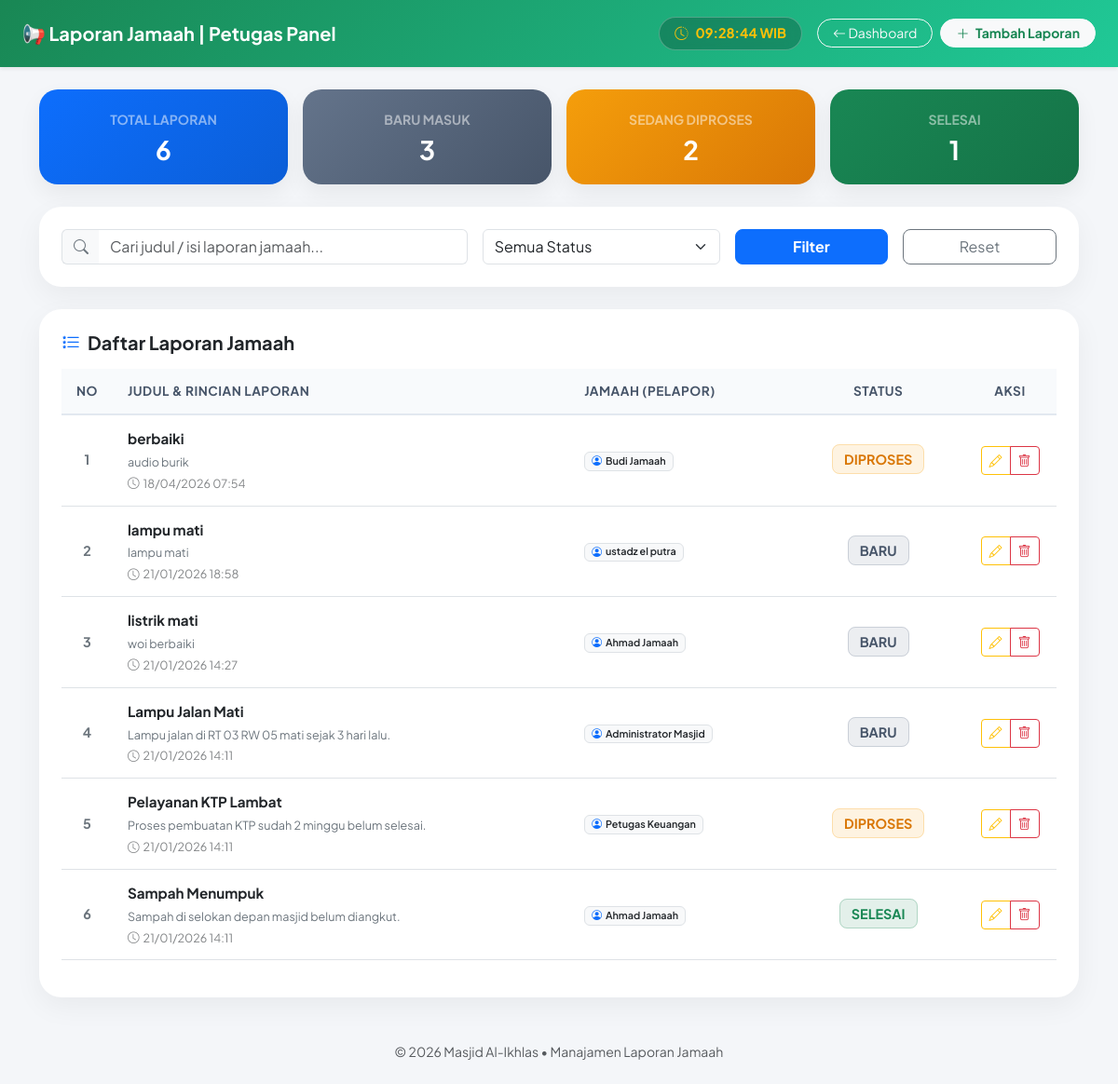
The app's page /petugas/laporan_jamaah.php (signed in) with its own data.
### tables this page shows
CREATE TABLE `laporan` (
  `id` int(11) NOT NULL,
  `id_user` int(11) NOT NULL,
  `judul` varchar(150) NOT NULL,
  `isi` text NOT NULL,
  `status` enum('baru','diproses','selesai') DEFAULT 'baru',
  `tanggal` datetime DEFAULT CURRENT_TIMESTAMP
);

CREATE TABLE `users` (
  `id` int(11) NOT NULL,
  `nama` varchar(100) NOT NULL,
  `username` varchar(50) NOT NULL,
  `password` varchar(255) NOT NULL,
  `role` enum('admin','petugas','pengunjung') NOT NULL
);

### petugas/laporan_jamaah.php (the view, shortened to what this page needs)
<?php
include "../config/koneksi.php";
$cari   = $_GET['cari'] ?? '';
$where = "WHERE 1=1";
$data = mysqli_query($koneksi,"
SELECT laporan.*, users.nama
FROM laporan
LEFT JOIN users ON laporan.id_user=users.id
$where
ORDER BY tanggal DESC
");
$total  = mysqli_fetch_assoc(mysqli_query($koneksi,"SELECT COUNT(*) t FROM laporan"))['t'];
$baru   = mysqli_fetch_assoc(mysqli_query($koneksi,"SELECT COUNT(*) t FROM laporan WHERE status='baru'"))['t'];
$proses = mysqli_fetch_assoc(mysqli_query($koneksi,"SELECT COUNT(*) t FROM laporan WHERE status='diproses'"))['t'];
$selesai= mysqli_fetch_assoc(mysqli_query($koneksi,"SELECT COUNT(*) t FROM laporan WHERE status='selesai'"))['t'];
?>
<!DOCTYPE html>
<html lang="id">
<head>
    <link href="https://cdn.jsdelivr.net/npm/bootstrap@5.3.3/dist/css/bootstrap.min.css" rel="stylesheet">
    <link href="https://cdn.jsdelivr.net/npm/bootstrap-icons@1.11.3/font/bootstrap-icons.css" rel="stylesheet">
</head>
<body>
    <nav class="navbar navbar-dark navbar-custom shadow-sm py-3">
        <div class="container-fluid px-4">
            <span class="navbar-brand fw-bold fs-5 d-flex align-items-center gap-2">
                📢 Laporan Jamaah | Petugas Panel
            </span>
            <div class="text-white d-flex align-items-center gap-2 flex-wrap justify-content-end">
                <div class="clock-badge d-flex align-items-center gap-2 me-2">
                    <i class="bi bi-clock-history text-warning"></i>
                    <span id="petugasClock" class="text-warning">--:--:-- WIB</span>
                </div>
                <a href="index.php" class="btn btn-outline-light btn-sm rounded-pill px-3">
                    <i class="bi bi-arrow-left"></i> Dashboard
                </a>
                <button class="btn btn-light text-success btn-sm rounded-pill px-3 fw-bold" data-bs-toggle="modal" data-bs-target="#tambah">
                    <i class="bi bi-plus-lg me-1"></i> Tambah Laporan
                </button>
            </div>
        </div>
    </nav>
    <div class="container py-4">
        <div class="row g-3 mb-4">
            <div class="col-6 col-md-3">
                <div class="stat-card stat-blue">
                    <small class="text-white-50 fw-bold">TOTAL LAPORAN</small>
                    <h3 class="fw-bold m-0 mt-1"><?= number_format($total) ?></h3>
                </div>
            </div>
            <div class="col-6 col-md-3">
                <div class="stat-card stat-slate">
                    <small class="text-white-50 fw-bold">BARU MASUK</small>
                    <h3 class="fw-bold m-0 mt-1"><?= number_format($baru) ?></h3>
                </div>
            </div>
            <div class="col-6 col-md-3">
                <div class="stat-card stat-amber">
                    <small class="text-white-50 fw-bold">SEDANG DIPROSES</small>
                    <h3 class="fw-bold m-0 mt-1"><?= number_format($proses) ?></h3>
                </div>
            </div>
            <div class="col-6 col-md-3">
                <div class="stat-card stat-green">
                    <small class="text-white-50 fw-bold">SELESAI</small>
                    <h3 class="fw-bold m-0 mt-1"><?= number_format($selesai) ?></h3>
                </div>
            </div>
        </div>
        <div class="card card-custom p-3 mb-4">
            <div class="card-body p-2">
                <form class="row g-3 align-items-center">
                    <div class="col-md-5">
                        <div class="input-group">
                            <span class="input-group-text bg-light border-end-0 text-secondary"><i class="bi bi-search"></i></span>
                            <input type="text" name="cari" value="<?= htmlspecialchars($cari) ?>" class="form-control border-start-0" placeholder="Cari judul / isi laporan jamaah...">
                        </div>
                    </div>
                    <div class="col-md-3">
                        <select name="status" class="form-select">
                            <option value="">Semua Status</option>
                        </select>
                    </div>
                    <div class="col-md-2">
                        <button type="submit" class="btn btn-primary w-100 fw-bold rounded-3">
                            Filter
                        </button>
                    </div>
                    <div class="col-md-2">
                        <a href="laporan_jamaah.php" class="btn btn-outline-secondary w-100 rounded-3">
                            Reset
                        </a>
                    </div>
                </form>
            </div>
        </div>
        <div class="card card-custom">
            <div class="card-body p-4">
                <h5 class="fw-bold text-dark mb-3">
                    <i class="bi bi-list-stars text-primary me-2"></i>Daftar Laporan Jamaah
                </h5>
                <div class="table-responsive">
                    <table class="table table-hover table-custom align-middle">
                        <thead>
                            <tr>
                                <th class="text-center" style="width: 50px;">NO</th>
                                <th>JUDUL &amp; RINCIAN LAPORAN</th>
                                <th>JAMAAH (PELAPOR)</th>
                                <th class="text-center">STATUS</th>
                                <th class="text-center" style="width: 100px;">AKSI</th>
                            </tr>
                        </thead>
                        <tbody>
                            <?php
                            $no=1;
                            while($d=mysqli_fetch_assoc($data)){
                            ?>
                            <tr>
                                <td class="text-center fw-bold text-secondary"><?= $no++ ?></td>
                                <td>
                                    <div class="fw-bold text-dark mb-1" style="font-size: 0.95rem;"><?= htmlspecialchars($d['judul']) ?></div>
                                    <div class="text-secondary small line-clamp-2"><?= htmlspecialchars($d['isi']) ?></div>
                                    <small class="text-muted opacity-75 mt-1 d-block"><i class="bi bi-clock me-1"></i><?= date('d/m/Y H:i', strtotime($d['tanggal'])) ?></small>
                                </td>
                                <td>
                                    <span class="badge bg-light text-dark border px-2.5 py-1.5 fw-semibold">
                                        <i class="bi bi-person-circle text-primary me-1"></i><?= htmlspecialchars($d['nama'] ?? 'Anonim') ?>
                                    </span>
                                </td>
                                <td class="text-center">
                                    <?php if($d['status']=='baru'){ ?>
                                        <span class="badge-status-baru">BARU</span>
                                    <?php }elseif($d['status']=='diproses'){ ?>
                                        <span class="badge-status-diproses">DIPROSES</span>
                                    <?php }else{ ?>
                                        <span class="badge-status-selesai">SELESAI</span>
                                    <?php } ?>
                                </td>
                                <td class="text-center">
                                    <div class="btn-group btn-group-sm">
                                        <button class="btn btn-outline-warning" data-bs-toggle="modal" data-bs-target="#edit<?= $d['id'] ?>" title="Tanggapi / Edit Status">
                                            <i class="bi bi-pencil"></i>
                                        </button>
                                        <a href="?hapus=<?= $d['id'] ?>" class="btn btn-outline-danger" onclick="return confirm('Apakah Anda yakin menghapus laporan ini?')" title="Hapus">
                                            <i class="bi bi-trash"></i>
                                        </a>
                                    </div>
                                </td>
                            </tr>
                            <?php } ?>
                        </tbody>
                    </table>
                </div>
            </div>
        </div>
    </div>
    <footer class="text-center py-4 text-muted small">
        © <?= date('Y') ?> Masjid Al-Ikhlas • Manajamen Laporan Jamaah
    </footer>
</body>
</html>

### petugas/laporan_jamaah.php (style rules this page uses)
body { font-family: 'Plus Jakarta Sans', sans-serif; background: #f4f6f9; min-height: 100vh; color: #212529; }
.navbar-custom { background: linear-gradient(135deg, #198754, #20c997); }
.clock-badge { background: rgba(0, 0, 0, 0.22); backdrop-filter: blur(8px); border: 1px solid rgba(255, 255, 255, 0.25); border-radius: 30px; padding: 6px 16px; font-weight: 700; font-size: 0.9rem; }
.card-custom { background: #ffffff; border-radius: 24px; border: none; box-shadow: 0 10px 30px rgba(0,0,0,0.05); overflow: hidden; }
.stat-card { border-radius: 20px; padding: 20px; color: #ffffff; text-align: center; box-shadow: 0 10px 25px rgba(0,0,0,0.06); transition: transform 0.25s ease; }
.stat-blue { background: linear-gradient(135deg, #0d6efd, #0b5ed7); }
.stat-slate { background: linear-gradient(135deg, #64748b, #475569); }
.stat-amber { background: linear-gradient(135deg, #f59e0b, #d97706); }
.stat-green { background: linear-gradient(135deg, #198754, #157347); }
.table-custom th { background: #f8fafc; color: #475569; font-weight: 700; font-size: 0.85rem; text-transform: uppercase; letter-spacing: 0.5px; border-bottom: 2px solid #e2e8f0; padding: 14px 16px; }
.table-custom td { padding: 14px 16px; font-size: 0.9rem; vertical-align: middle; }
.badge-status-baru { background: rgba(100, 116, 139, 0.12); color: #475569; border: 1px solid rgba(100, 116, 139, 0.25); font-weight: 700; padding: 6px 12px; border-radius: 8px; }
.badge-status-diproses { background: rgba(245, 158, 11, 0.12); color: #d97706; border: 1px solid rgba(245, 158, 11, 0.25); font-weight: 700; padding: 6px 12px; border-radius: 8px; }
.badge-status-selesai { background: rgba(25, 135, 84, 0.12); color: #198754; border: 1px solid rgba(25, 135, 84, 0.25); font-weight: 700; padding: 6px 12px; border-radius: 8px; }

### records on screen
laporan: judul "berbaiki", isi "audio burik", tanggal "18/04/2026 07:54", id_user.nama "Budi Jamaah", status "DIPROSES"
laporan: judul "lampu mati", isi "lampu mati", tanggal "21/01/2026 18:58", id_user.nama "ustadz el putra", status "BARU"
laporan: judul "listrik mati", isi "woi berbaiki", tanggal "21/01/2026 14:27", id_user.nama "Ahmad Jamaah", status "BARU"
laporan: judul "Lampu Jalan Mati", isi "Lampu jalan di RT 03 RW 05 mati sejak 3 hari lalu.", tanggal "21/01/2026 14:11", id_user.nama "Administrator Masjid", status "BARU"
laporan: judul "Pelayanan KTP Lambat", isi "Proses pembuatan KTP sudah 2 minggu belum selesai.", tanggal "21/01/2026 14:11", id_user.nama "Petugas Keuangan", status "DIPROSES"
laporan: judul "Sampah Menumpuk", isi "Sampah di selokan depan masjid belum diangkut.", tanggal "21/01/2026 14:11", id_user.nama "Ahmad Jamaah", status "SELESAI"

### other values on screen
$total "6"
$baru "3"
$proses "2"
$selesai "1"
